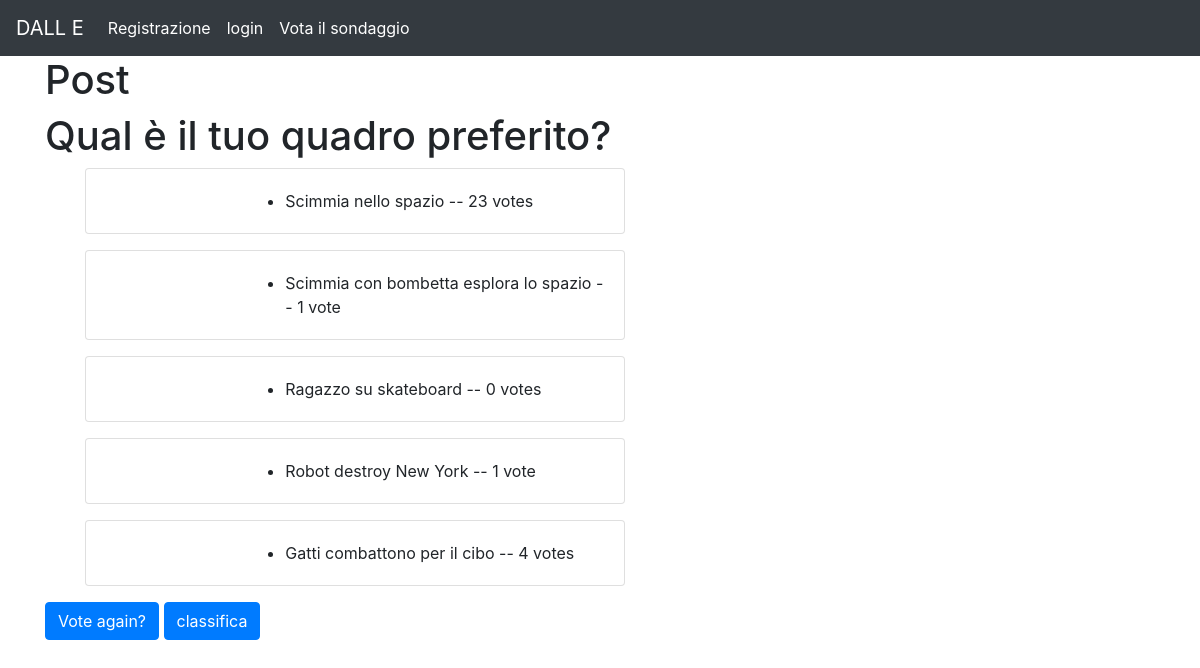
The app's page /3/results/ with its own data.
### prova/models.py (models this page shows, shortened)
class Question(models.Model):
    question_text = models.CharField(max_length=200)
    pub_date = models.DateTimeField('date published')

class Choice(models.Model):
    question = models.ForeignKey(Question, on_delete=models.CASCADE)
    choice_text = models.CharField(max_length=200)
    votes = models.IntegerField(default=0)
    header_image = models.ImageField(null=True, blank=True, upload_to="images/") #in questo modo posso avere quadri senza immagine senza avere problemi

### prova/views.py (the view)
# urls.py: path('<int:question_id>/results/', views.results, name='results'),  #
def results(request, question_id):
    question = get_object_or_404(Question, pk=question_id)
    return render(request, 'results.html', {'question': question})

### prova/templates/results.html
{%  extends 'base.html' %}
{% block content %}
<h1> Post</h1>
<h1>{{ question.question_text }}</h1>
<ul>
{% for choice in question.choice_set.all %}
    <div class="card mb-3" style="max-width: 540px;">
  <div class="row no-gutters">
    <div class="col-md-4">
    </div>
    <div class="col-md-8">
      <div class="card-body">
       <li>{{ choice.choice_text }} -- {{ choice.votes }} vote{{ choice.votes|pluralize }}</li>
      </div>
    </div>
  </div>
</div>
{% endfor %}
</ul>
<a href="{% url 'detail' question.id %}" class="btn btn-primary" >Vote again?</a>
<a href="{% url 'classifica' question.id  %}" class="btn btn-primary" >classifica</a>
{% endblock %}

### records on screen
Question: question_text "Qual è il tuo quadro preferito?"
Choice: choice_text "Scimmia nello spazio", votes "23"
Choice: choice_text "Scimmia con bombetta esplora lo spazio", votes "1"
Choice: choice_text "Ragazzo su skateboard", votes "0"
Choice: choice_text "Robot destroy New York", votes "1"
Choice: choice_text "Gatti combattono per il cibo", votes "4"
